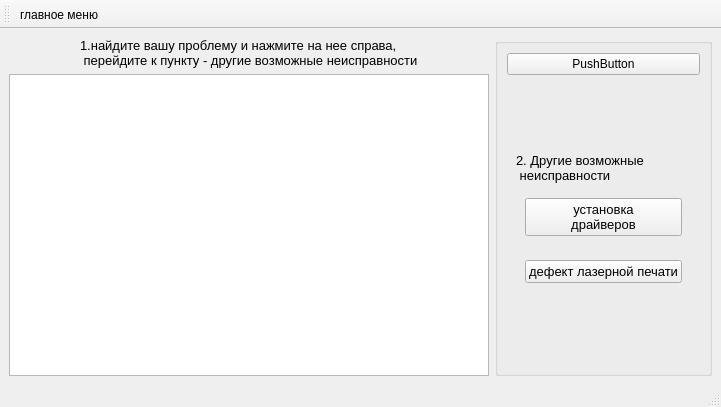
<?xml version="1.0" encoding="UTF-8"?>
<ui version="4.0">
 <class>compnetwork</class>
 <widget class="QMainWindow" name="compnetwork">
  <property name="geometry">
   <rect>
    <x>0</x>
    <y>0</y>
    <width>721</width>
    <height>407</height>
   </rect>
  </property>
  <property name="windowTitle">
   <string>Неиспраности сетевого подключения</string>
  </property>
  <widget class="QWidget" name="centralwidget">
   <layout class="QGridLayout" name="gridLayout_2">
    <item row="0" column="0">
     <layout class="QGridLayout" name="gridLayout">
      <item row="0" column="0">
       <layout class="QVBoxLayout" name="verticalLayout">
        <item alignment="Qt::AlignHCenter">
         <widget class="QLabel" name="label">
          <property name="font">
           <font>
            <pointsize>10</pointsize>
           </font>
          </property>
          <property name="text">
           <string>1.найдите вашу проблему и нажмите на нее справа, 
 перейдите к пункту - другие возможные неисправности</string>
          </property>
         </widget>
        </item>
        <item>
         <layout class="QHBoxLayout" name="horizontalLayout_2">
          <item>
           <widget class="QTableView" name="compnet">
            <property name="font">
             <font>
              <pointsize>10</pointsize>
             </font>
            </property>
            <property name="midLineWidth">
             <number>1</number>
            </property>
            <property name="sizeAdjustPolicy">
             <enum>QAbstractScrollArea::AdjustToContents</enum>
            </property>
           </widget>
          </item>
         </layout>
        </item>
       </layout>
      </item>
      <item row="0" column="1" alignment="Qt::AlignRight">
       <widget class="QGroupBox" name="groupBox">
        <layout class="QVBoxLayout" name="verticalLayout_2">
         <item>
          <widget class="QPushButton" name="pushButton">
           <property name="text">
            <string>PushButton</string>
           </property>
          </widget>
         </item>
         <item alignment="Qt::AlignHCenter|Qt::AlignVCenter">
          <widget class="QWidget" name="verticalWidget" native="true">
           <layout class="QVBoxLayout" name="verticalLayout_5">
            <item>
             <widget class="QLabel" name="label_2">
              <property name="font">
               <font>
                <pointsize>10</pointsize>
               </font>
              </property>
              <property name="text">
               <string>2. Другие возможные
 неисправности</string>
              </property>
             </widget>
            </item>
            <item>
             <widget class="QWidget" name="horizontalWidget_2" native="true">
              <layout class="QHBoxLayout" name="horizontalLayout_3">
               <item>
                <widget class="QPushButton" name="faks">
                 <property name="font">
                  <font>
                   <pointsize>10</pointsize>
                  </font>
                 </property>
                 <property name="text">
                  <string>установка
драйверов</string>
                 </property>
                </widget>
               </item>
              </layout>
             </widget>
            </item>
            <item>
             <widget class="QWidget" name="horizontalWidget_3" native="true">
              <layout class="QHBoxLayout" name="horizontalLayout_4">
               <item>
                <widget class="QPushButton" name="deflr">
                 <property name="font">
                  <font>
                   <pointsize>10</pointsize>
                  </font>
                 </property>
                 <property name="text">
                  <string>дефект лазерной печати</string>
                 </property>
                </widget>
               </item>
              </layout>
             </widget>
            </item>
           </layout>
          </widget>
         </item>
        </layout>
       </widget>
      </item>
     </layout>
    </item>
   </layout>
  </widget>
  <widget class="QMenuBar" name="menubar">
   <property name="geometry">
    <rect>
     <x>0</x>
     <y>0</y>
     <width>721</width>
     <height>21</height>
    </rect>
   </property>
  </widget>
  <widget class="QStatusBar" name="statusbar"/>
  <widget class="QToolBar" name="toolBar">
   <property name="windowTitle">
    <string>toolBar</string>
   </property>
   <attribute name="toolBarArea">
    <enum>TopToolBarArea</enum>
   </attribute>
   <attribute name="toolBarBreak">
    <bool>false</bool>
   </attribute>
   <addaction name="main"/>
  </widget>
  <action name="main">
   <property name="icon">
    <iconset>
     <normaloff>icon/menu.png</normaloff>icon/menu.png</iconset>
   </property>
   <property name="text">
    <string>главное меню</string>
   </property>
   <property name="toolTip">
    <string> главное меню</string>
   </property>
  </action>
 </widget>
 <resources/>
 <connections/>
</ui>
